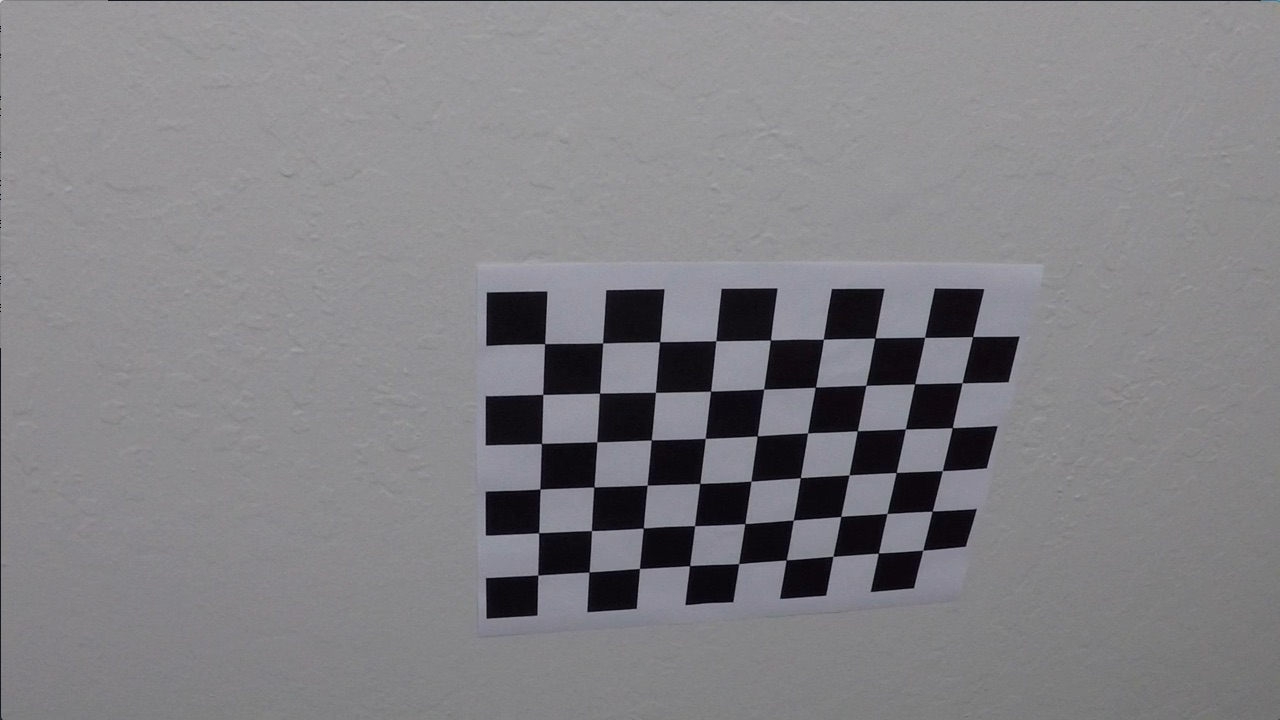
#> input picture CarND-Advanced-Lane-Lines/camera_cal/calibration10.jpg, 1280 x 720 px, given in place of test1.jpg, which was not available
$ python find_lanes.py   (older library calls are emulated)
#> lines starting #> are read from the running program, lines starting #| are printed output that depends on the picture; after the words box and inside, x2 and y2 are one past the last pixel; in counts of white or black regions, pixels touching at a corner belong together; pictures that were not available may be replaced by others from this repository, and a replacement may not be noted
#> further down, input_image is the input picture: shape (720, 1280, 3); mean B, G, R 133.1, 129.4, 130.2
### CarND-Advanced-Lane-Lines/camera_calib.py
import numpy as np
import cv2
import glob

"""
extract object points and image points for camera calibration
"""
def get_calib_points():
    # prepare object points, like (0,0,0), (1,0,0), (2,0,0) ....,(6,5,0)
    objp = np.zeros((6*9,3), np.float32)
    objp[:,:2] = np.mgrid[0:9,0:6].T.reshape(-1,2)

    # Arrays to store object points and image points from all the images.
    objpoints = [] # 3d points in real world space
    imgpoints = [] # 2d points in image plane.

    # Make a list of calibration images
    images = glob.glob('camera_cal/calibration*.jpg')
    # Step through the list and search for chessboard corners
    print('Finding corners and adding object and image points..')
    for idx, fname in enumerate(images):
        img = cv2.imread(fname)
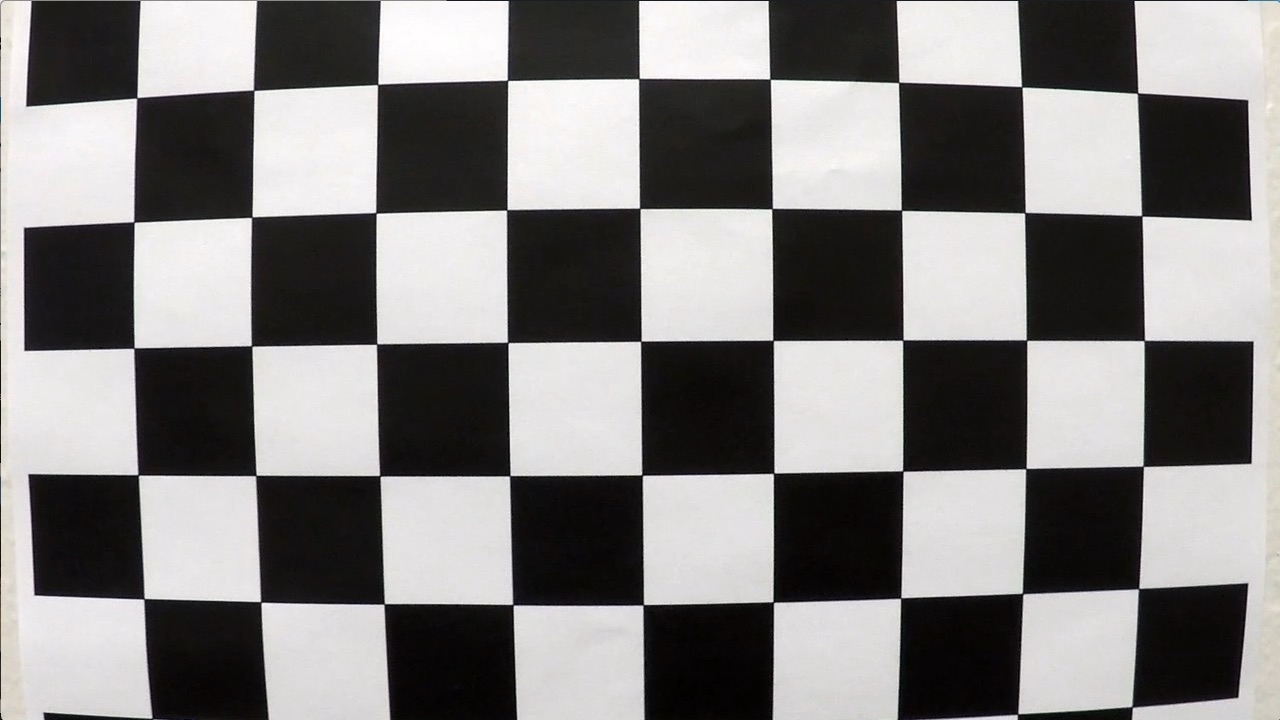
#> input picture CarND-Advanced-Lane-Lines/camera_cal/calibration1.jpg, 1280 x 720 px
#> img is the input picture: shape (720, 1280, 3); mean B, G, R 127.8, 128.4, 130.1
        gray = cv2.cvtColor(img,cv2.COLOR_BGR2GRAY)

        # Find the chessboard corners
        ret, corners = cv2.findChessboardCorners(gray, (9,6),None)
#> ret = False; corners = None

        # If found, add object points, image points
        if ret == True:
            objpoints.append(objp)
            imgpoints.append(corners)

            img = cv2.drawChessboardCorners(img, (9,6), corners, ret)
            # cv2.imwrite('img_{}.png'.format(idx), img)
            # cv2.waitKey(500)

    cv2.destroyAllWindows()
    return objpoints, imgpoints

def get_coefficients(objpoints, imgpoints, img_size):
    # Do camera calibration given object points and image points
    # ret, mtx, dist, rvecs, tvecs = cv2.calibrateCamera(objpoints, imgpoints, img_size,None,None)
    return cv2.calibrateCamera(objpoints, imgpoints, img_size, None ,None)

def undistort_image(img, mtx, dist):
    dst = cv2.undistort(img, mtx, dist, None, mtx)
    return dst

# [23 lines that do not run on import are left out]

### CarND-Advanced-Lane-Lines/binary_image.py
import numpy as np
import cv2
import matplotlib.pyplot as plt
import matplotlib.image as mpimg

"""
If you want to continue to explore additional color channels,
I have seen that the L channel from LUV with lower and upper thresholds around 225 & 255
respectively works very well to pick out the white lines, even in the parts of the video
with heavy shadows.You can also try out the b channel from Lab which does a great job with
the yellow lines (you can play around with thresholds around 155 & 200).
"""

def get_binary_img(img, s_thresh=(120, 255), sx_thresh=(20, 255),l_thresh=(40,255)):
#> called with s_thresh = (120, 255), sx_thresh = (20, 255), l_thresh = (40, 255)
    img = np.copy(img)
    # Convert to HLS color space and separate the V channel
    hls = cv2.cvtColor(img, cv2.COLOR_BGR2HLS).astype(np.float)
    l_channel = hls[:,:,1]
    s_channel = hls[:,:,2]
    # Sobel x
    sobelx = cv2.Sobel(l_channel, cv2.CV_64F, 1, 0) # Take the derivative in x
    abs_sobelx = np.absolute(sobelx) # Absolute x derivative to accentuate lines away from horizontal
    scaled_sobel = np.uint8(255*abs_sobelx/np.max(abs_sobelx))
#> in get_binary_birdeye, `binary_image, _ = get_binary_img(undistorted_image)`: binary_image: shape (720, 1280, 3); 1.3% white; 43 white regions (22 under 20 px), largest, box (x1, y1, x2, y2) and area: (945, 275, 1034, 605) 1265, (893, 277, 970, 606) 1229, (842, 279, 910, 607) 1202

    # Threshold x gradient
    sxbinary = np.zeros_like(scaled_sobel)
    sxbinary[(scaled_sobel >= sx_thresh[0]) & (scaled_sobel <= sx_thresh[1])] = 1

    # Threshold color channel
    s_binary = np.zeros_like(s_channel)
    s_binary[(s_channel >= s_thresh[0]) & (s_channel <= s_thresh[1])] = 1

     # Threshold lightness
    l_binary = np.zeros_like(l_channel)
    l_binary[(l_channel >= l_thresh[0]) & (l_channel <= l_thresh[1])] = 1

    # Stack each channel
    channels = 255*np.dstack(( l_binary, sxbinary, s_binary)).astype('uint8')

    # Combine the three binary thresholds
    binary = np.zeros_like(sxbinary)
    binary[((l_binary == 1) & (s_binary == 1) | (sxbinary==1))] = 1
    binary = 255*np.dstack((binary,binary,binary)).astype('uint8')

    return binary, channels

# [8 lines that do not run on import are left out]

### CarND-Advanced-Lane-Lines/perspective_transform.py
import numpy as np
import cv2
from camera_calib import get_calib_points, get_coefficients, undistort_image

"""
Use an image where lane lines are known to be straight
"""
def get_matrix_transform(perform_test=False):
    # load image to get the transform matrix
#> called with perform_test = False
    print('Loading default image to calculate transform matrix...')
    input_image = cv2.imread('test_images/straight_lines1.jpg')
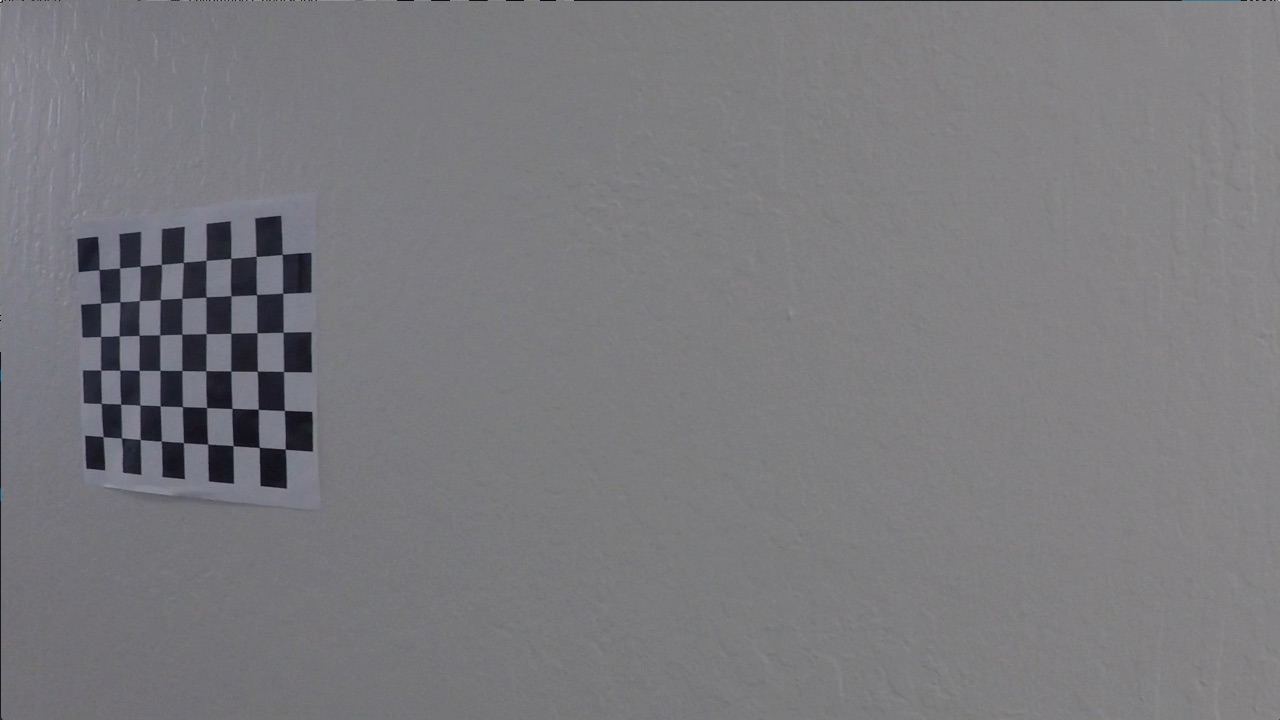
#> input picture CarND-Advanced-Lane-Lines/camera_cal/calibration11.jpg, 1280 x 720 px, given in place of straight_lines1.jpg, which was not available
#> input_image is the input picture: shape (720, 1280, 3); mean B, G, R 125.2, 121.7, 122.2
    img_size = (input_image.shape[0], input_image.shape[1])
#> img_size = (720, 1280)
    # Get camera matrix and distortion coefficients
    objpoints, imgpoints = get_calib_points()
    ret, mtx, dist, rvecs, tvecs = get_coefficients(objpoints, imgpoints, img_size)
    undistorted_image = undistort_image(input_image, mtx, dist)

    # Convert to grayscale
    # img_gray = cv2.cvtColor(input_image, cv2.COLOR_BGR2GRAY)
    # source points are found empirically
    src = np.float32([[600, 450], [230, 705], [1075, 705], [685, 450]])
    # destination points are found empirically
    dst = np.float32([[320, 0], [320, 720], [960, 720], [960, 0]])
    # cv2.line(img, pt1, pt2)
    print('Calculating transform matrix and its inverse...')
    matrix_transform = cv2.getPerspectiveTransform(src, dst)
    inv_matrix_transform = cv2.getPerspectiveTransform(dst, src)
    # Warp the image using OpenCV warpPerspective()
    warped = undistorted_image.copy()
    if perform_test:
        img_size = (undistorted_image.shape[1], undistorted_image.shape[0])
        warped = cv2.warpPerspective(undistorted_image, matrix_transform, img_size, flags=cv2.INTER_LINEAR)
        cv2.polylines(undistorted_image, [np.asarray(src, np.int32)], True, (0, 0, 255), 3)
        cv2.polylines(warped, [np.asarray(dst, np.int32)], True, (0, 0, 255), 3)
        cv2.imwrite('output_images/straight_lines1_show_lines.png', undistorted_image)
        cv2.imwrite('output_images/straight_lines1_birdeye.png', warped)

    # Return the resulting image and matrix
    return warped, matrix_transform, inv_matrix_transform

from binary_image import get_binary_img
# [10 lines left out: function get_binary_birdeye, not called in this run]

# [8 lines that do not run on import are left out]

### CarND-Advanced-Lane-Lines/find_lanes.py
import numpy as np
import cv2
from camera_calib import get_calib_points, get_coefficients, undistort_image
from binary_image import get_binary_img
from perspective_transform import get_matrix_transform

def get_binary_birdeye(img):
    # Get camera matrix and distortion coefficients
    objpoints, imgpoints = get_calib_points()
    ret, mtx, dist, rvecs, tvecs = get_coefficients(objpoints, imgpoints, (720, 1280))
    undistorted_image = undistort_image(img, mtx, dist)
    binary_image, _ = get_binary_img(undistorted_image)
    _, M, _ = get_matrix_transform()
    img_size = (binary_image.shape[1], binary_image.shape[0])
#> img_size = (1280, 720)
    warped_binary_image = cv2.warpPerspective(binary_image, M, img_size, flags=cv2.INTER_LINEAR)
    return warped_binary_image

def get_lanes_full_search(binary_warped):
    # Take a histogram of the bottom half of the image binary birdeye image
    # NB: binary_warped is a 3 channel image
    histogram = np.sum(binary_warped[int(binary_warped.shape[0]/2):, :, 0], axis=0)
#> histogram = 1280 values, max 28510 at index 648, min 0 at index 0, mean 4235.2
    # Create an output image to draw on and visualize the result
    out_img = binary_warped.copy()
    # Find the peak of the left and right halves of the histogram
    # These will be the starting point for the left and right lines
    midpoint = np.int(histogram.shape[0]/2)
#> midpoint = 640
    leftx_base = np.argmax(histogram[:midpoint])
#> leftx_base = 639
    rightx_base = np.argmax(histogram[midpoint:]) + midpoint
#> rightx_base = 648
    # Choose the number of sliding windows
    nwindows = 9
    # Set height of windows
    window_height = np.int(binary_warped.shape[0]/nwindows)
#> window_height = 80
    # Identify the x and y positions of all nonzero pixels in the image
    nonzero = binary_warped.nonzero()
    nonzeroy = np.array(nonzero[0])
    nonzerox = np.array(nonzero[1])
    # Current positions to be updated for each window
    leftx_current = leftx_base
#> leftx_current = 639
    rightx_current = rightx_base
#> rightx_current = 648
    # Set the width of the windows +/- margin
    margin = 100
    # Set minimum number of pixels found to re-center window
    minpix = 50
    # Create empty lists to receive left and right lane pixel indices
    left_lane_inds = []
    right_lane_inds = []

        # Step through the windows one by one
    for window in range(nwindows):
        # Identify window boundaries in x and y (and right and left)
        win_y_low = binary_warped.shape[0] - (window+1) * window_height
        win_y_high = binary_warped.shape[0] - window * window_height
        win_xleft_low = leftx_current - margin
        win_xleft_high = leftx_current + margin
        win_xright_low = rightx_current - margin
        win_xright_high = rightx_current + margin
        # Draw the windows on the visualization image
        cv2.rectangle(out_img, (win_xleft_low, win_y_low), (win_xleft_high, win_y_high), (0, 255, 0), 2)
        cv2.rectangle(out_img, (win_xright_low ,win_y_low), (win_xright_high, win_y_high), (0, 255, 0), 2)
        # Identify the nonzero pixels in x and y within the window
        good_left_inds = ((nonzeroy >= win_y_low) & (nonzeroy < win_y_high) &
        (nonzerox >= win_xleft_low) &  (nonzerox < win_xleft_high)).nonzero()[0]
        good_right_inds = ((nonzeroy >= win_y_low) & (nonzeroy < win_y_high) &
        (nonzerox >= win_xright_low) &  (nonzerox < win_xright_high)).nonzero()[0]
        # Append these indices to the lists
        left_lane_inds.append(good_left_inds)
        right_lane_inds.append(good_right_inds)
        # If you found > minpix pixels, recenter next window on their mean position
        if len(good_left_inds) > minpix:
            leftx_current = np.int(np.mean(nonzerox[good_left_inds]))
        if len(good_right_inds) > minpix:
            rightx_current = np.int(np.mean(nonzerox[good_right_inds]))
#> this loop made 9 passes
#> (win_xleft_low, win_xleft_high, win_xright_low, win_xright_high, leftx_current, rightx_current) on passes 1 to 9: (539, 739, 548, 748, 629, 632), (529, 729, 532, 732, 618, 625), (518, 718, 525, 725, 639, 642), (539, 739, 542, 742, 650, 650), (550, 750, 550, 750, 659, 659), (559, 759, 559, 759, 667, 667), (567, 767, 567, 767, 677, 677), (577, 777, 577, 777, 683, 683), (583, 783, 583, 783, 693, 693)
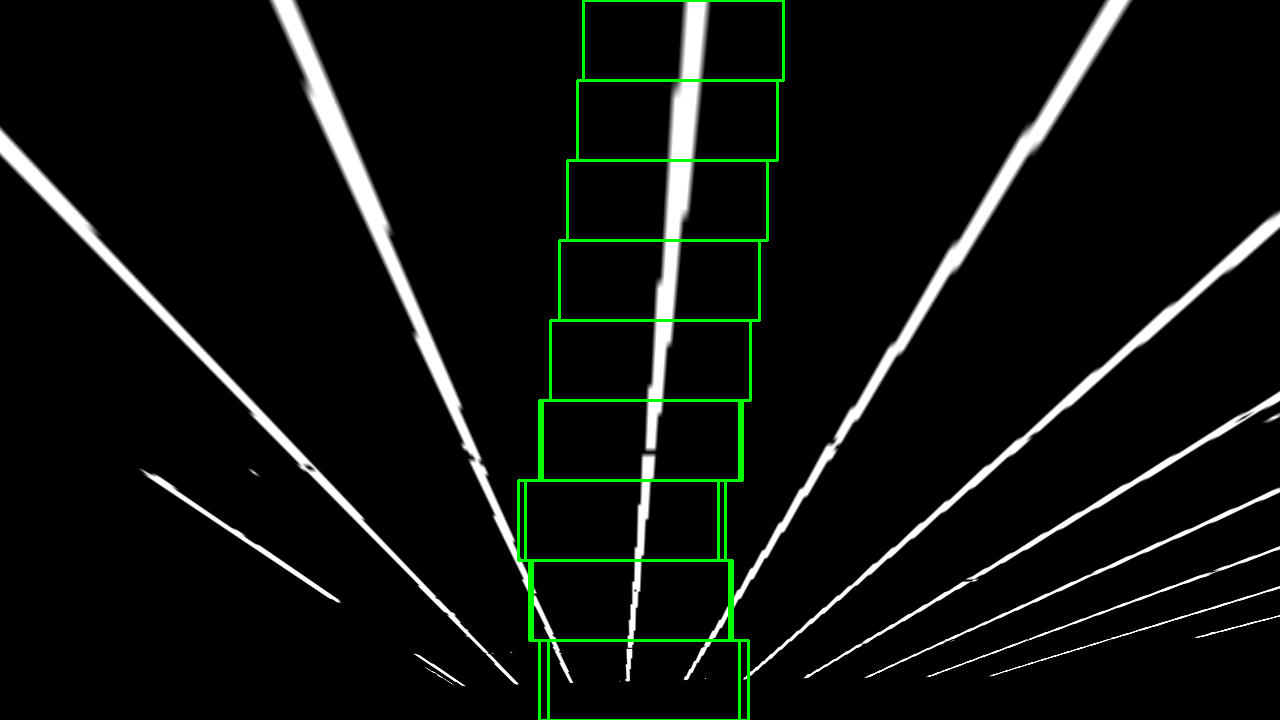
#> out_img: shape (720, 1280, 3); mean B, G, R 13.4, 16.6, 13.4
#> after the loop, left_lane_inds = 9 items; right_lane_inds = 9 items

    # Concatenate the arrays of indices
    left_lane_inds = np.concatenate(left_lane_inds)
    right_lane_inds = np.concatenate(right_lane_inds)

    # Extract left and right line pixel positions
    leftx = nonzerox[left_lane_inds]
    lefty = nonzeroy[left_lane_inds]
    rightx = nonzerox[right_lane_inds]
    righty = nonzeroy[right_lane_inds]

    out_img[nonzeroy[left_lane_inds], nonzerox[left_lane_inds]] = [255, 0, 0]
    out_img[nonzeroy[right_lane_inds], nonzerox[right_lane_inds]] = [0, 0, 255]

    return lefty, leftx, righty, rightx, out_img

def get_lanes_from_previous(binary_warped, left_fit, right_fit):
    # Assume you now have a new warped binary image
    # from the next frame of video (also called "binary_warped")
    # It's now much easier to find line pixels!
    nonzero = binary_warped.nonzero()
    nonzeroy = np.array(nonzero[0])
    nonzerox = np.array(nonzero[1])
    margin = 100
    left_lane_inds = ((nonzerox > (left_fit[0]*(nonzeroy**2) + left_fit[1]*nonzeroy +
    left_fit[2] - margin)) & (nonzerox < (left_fit[0]*(nonzeroy**2) +
    left_fit[1]*nonzeroy + left_fit[2] + margin)))

    right_lane_inds = ((nonzerox > (right_fit[0]*(nonzeroy**2) + right_fit[1]*nonzeroy +
    right_fit[2] - margin)) & (nonzerox < (right_fit[0]*(nonzeroy**2) +
    right_fit[1]*nonzeroy + right_fit[2] + margin)))

    # Again, extract left and right line pixel positions
    leftx = nonzerox[left_lane_inds]
    lefty = nonzeroy[left_lane_inds]
    rightx = nonzerox[right_lane_inds]
    righty = nonzeroy[right_lane_inds]

    return lefty, leftx, righty, rightx

if __name__ == '__main__':
    num_test_images = 6
    for test_image in range(1, num_test_images+1):
        input_image = cv2.imread('test_images/test{}.jpg'.format(test_image))
        binary_warped = get_binary_birdeye(input_image)

        # Full search
        lefty, leftx, righty, rightx, out_img = get_lanes_full_search(binary_warped)
        # Fit a second order polynomial to each
        left_fit = np.polyfit(lefty, leftx, 2)
        right_fit = np.polyfit(righty, rightx, 2)

        # Use data from previous frame
        lefty, leftx, righty, rightx = get_lanes_from_previous(binary_warped, left_fit, right_fit)
        # Fit a second order polynomial to each
        left_fit = np.polyfit(lefty, leftx, 2)
        right_fit = np.polyfit(righty, rightx, 2)

        # Generate x and y values for plotting
        ploty = np.linspace(0, binary_warped.shape[0]-1, binary_warped.shape[0] )
#> ploty = 720 values from 0 to 719
        left_fitx = left_fit[0]*ploty**2 + left_fit[1]*ploty + left_fit[2]
        right_fitx = right_fit[0]*ploty**2 + right_fit[1]*ploty + right_fit[2]

        # Draw curve on figure
        left_lane_dots = zip(list(ploty), list(left_fitx))
        right_lane_dots = zip(list(ploty), list(right_fitx))
        for l in list(left_lane_dots):
            cv2.circle(out_img, (int(l[1]), int(l[0])), 2, (0, 255, 255))
#> out_img: shape (720, 1280, 3); mean B, G, R 10.5, 14.5, 14.7
        for r in list(right_lane_dots):
            cv2.circle(out_img, (int(r[1]), int(r[0])), 2, (0, 255, 255))
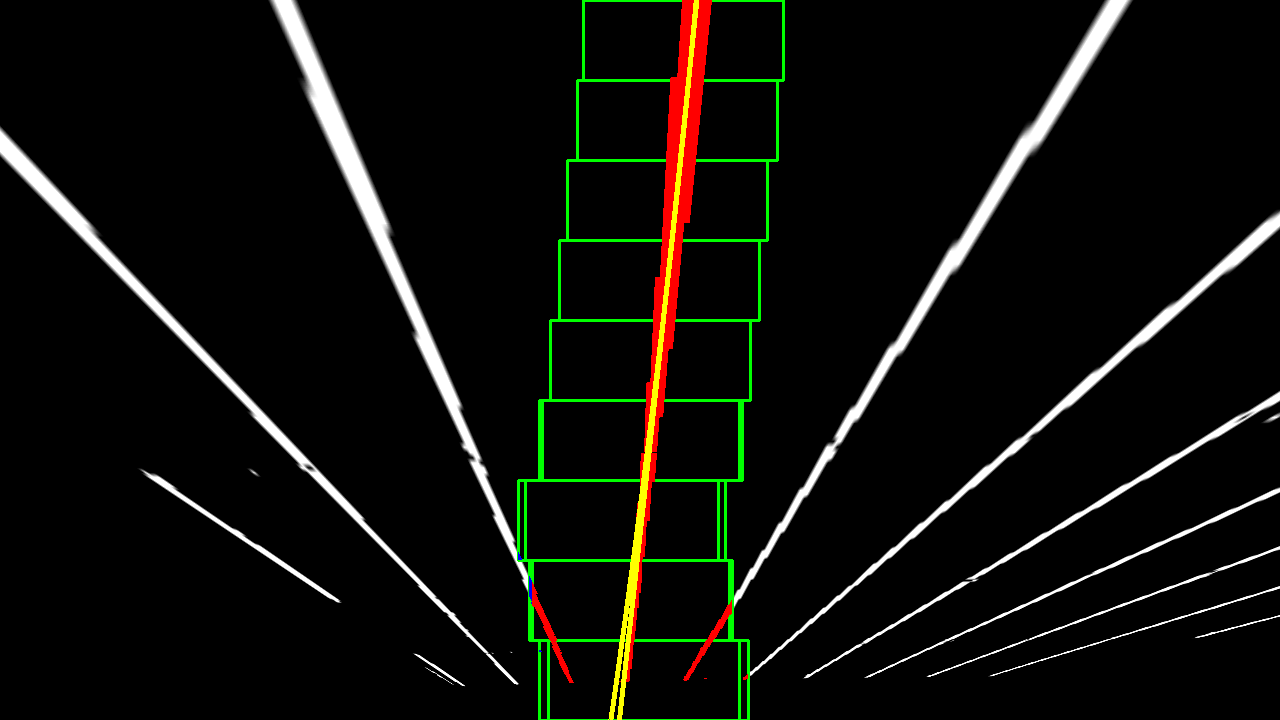
#> out_img: shape (720, 1280, 3); mean B, G, R 10.5, 14.8, 14.8
#> (the run stopped early here; a loop or call above may not have finished)
